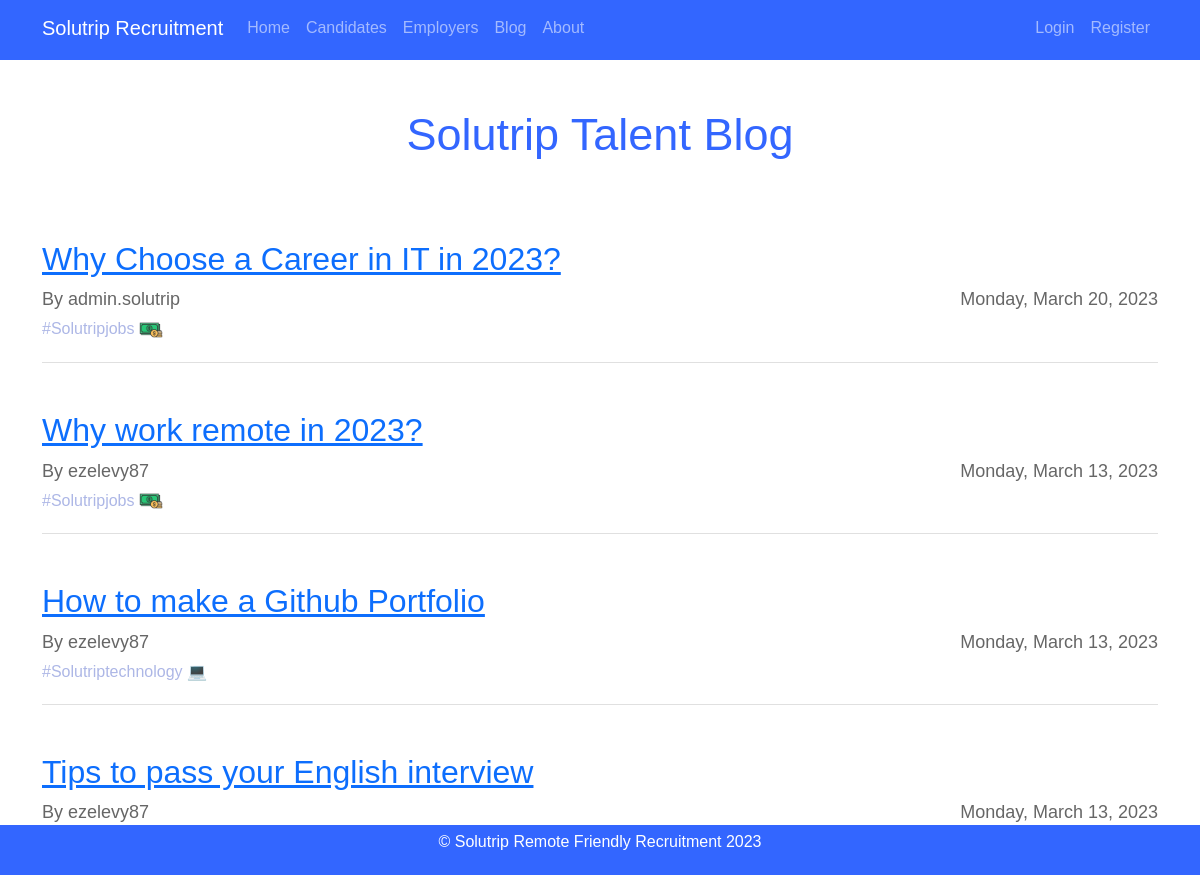
/blog, run on an earlier commit of the app's database.
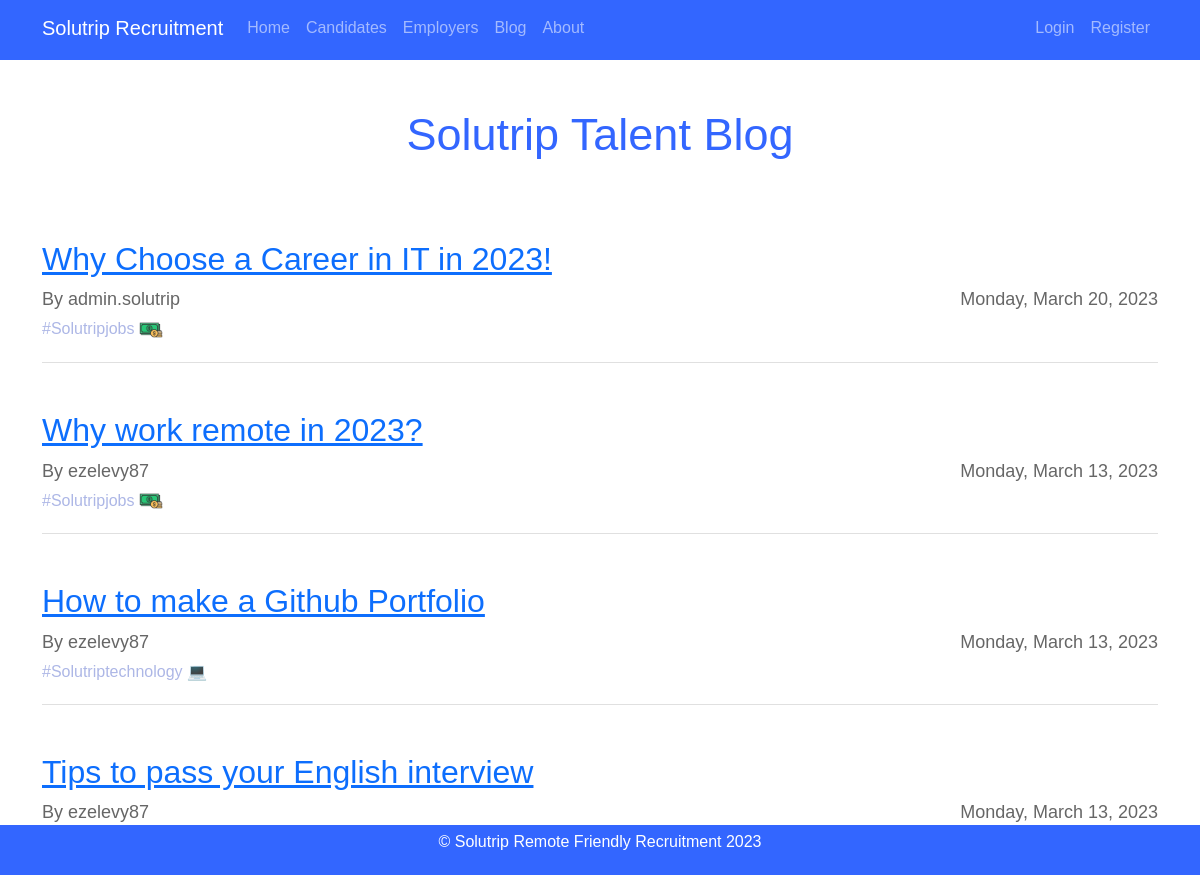
And on a later commit of the database.
### Solutrip_app/models.py (models this page shows)
class Post(db.Model):
    id = db.Column (db.Integer, primary_key=True)
    title = db.Column(db.String(60), nullable=False)
    date_posted = db.Column(db.DateTime, nullable=False, default=datetime.utcnow)
    tag = db.Column(db.String(60), nullable=False)
    content = db.Column(db.Text, nullable=False)
    user_id = db.Column(db.Integer, db.ForeignKey('user.id'), nullable=False)

class User(db.Model, UserMixin):
    id = db.Column (db.Integer, primary_key=True)
    username = db.Column (db.String(64), unique=True, nullable=False)
    email = db.Column (db.String(120), unique=True, nullable=False)
    password = db.Column(db.String(128), nullable=False)
    image_file = db.Column(db.String(20), nullable=False, default='default.jpg')
    role = db.Column(db.String(20), nullable=False, default='user')
    user_info = db.relationship('UserInfo', backref='user', lazy=True)
    author = db.relationship('Post', backref='author', lazy=True )

### Solutrip_app/routes.py (the view)
@app.route("/blog")
def blog():
    posts = Post.query.all()
    return render_template("blog.html", posts = posts, title = "Blog")

### Solutrip_app/templates/blog.html (shortened to what this page needs)
{% extends 'layout.html' %}
{% block content %}
    <div class="blog">
        <h2 class="blog-title mt-5" style="padding-bottom: 30px;">Solutrip Talent Blog</h2>
        {% for post in posts [::-1] %}
            <div class="blog-post mt-5">
                <h4> <a class="post-title" href="{{ url_for('post', post_id= post.id)}}"> {{ post.title }}</a></h4>
                <div class="post-info mb-1">
                    <span class="post-author">By {{ post.author.username }}</span>
                    <span class="post-date">{{ post.date_posted.strftime('%A, %B %d, %Y') }}</span>
                </div>
                {% if post.tag == "technology" %}
                <div class="post-tag" style="color: rgb(173, 183, 230);">
                    #Solutrip{{ post.tag }} &#x1F4BB;
                </div>
                {% elif post.tag == "education" %}
                    <div class="post-tag" style="color: rgb(173, 183, 230);">
                    </div>
                {% elif post.tag == "jobs" %}
                    <div class="post-tag" style="color: rgb(173, 183, 230);">
                        #Solutrip{{ post.tag }}
                        <img src="{{ url_for('static', filename='dinero.png') }}" alt="Technology" width="24" height="24">
                    </div>
                {% endif %}
            </div>
        {% endfor %}
    </div>
{% endblock content %}

What changed in the data, as far as the page shows it:
changed Post "admin.solutrip": title "Why Choose a Career in IT in 2023?" → "Why Choose a Career in IT in 2023!"
